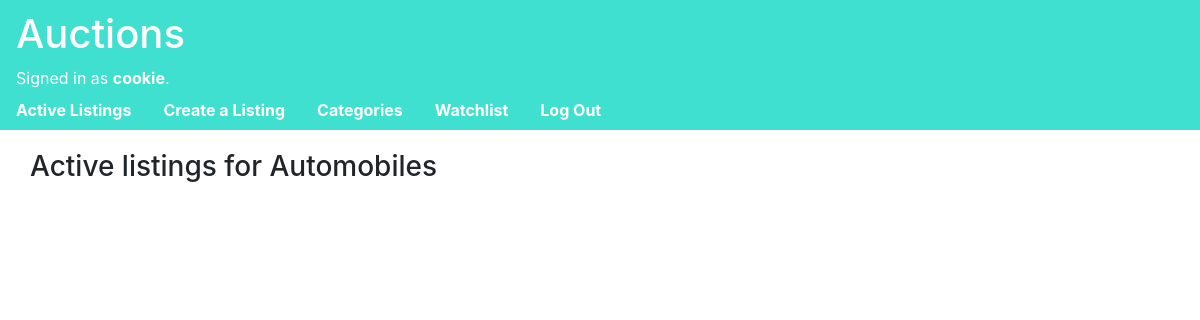
Before: /categorylist/AUTOMOBILES/ (signed in) with the older database file.
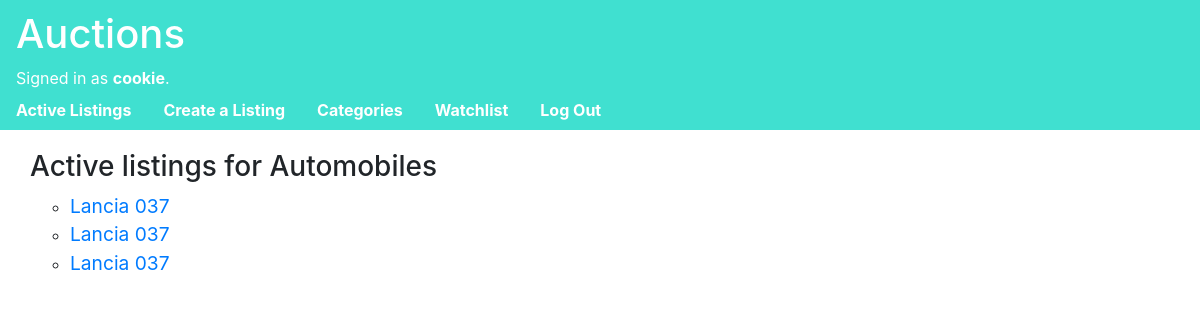
After: the same page with the newer database file.
### auctions/models.py (models this page shows, shortened)
class User(AbstractUser):
    first_name = models.CharField(max_length=64)
    last_name = models.CharField(max_length=64)

class Listing(models.Model):
    user = models.ForeignKey(User, on_delete=models.CASCADE, related_name="listings")
    title = models.CharField(max_length=64)
    description = models.CharField(max_length=1000)
    starting_bid = models.IntegerField()
    current_price = models.IntegerField(default = 0)
    image_url = models.URLField(default="No image provided")
    state = [("A", "Active"), ("D", "Deactive")]
    status = models.CharField(max_length=8, choices=state, default="A")
    CATEGORY_CHOICES = [
        ("ANTIQUES", "Antiques"),
        ("AUTOMOBILES", "Automobiles"),
        ("BOOKS", "Books/Textbooks",),
        ("ELECTRONICS", "Electronics",),
        ('FASHION', "Fashion",),
        ("TOYS", "Toys",),
        ("HOME", "Home/Kitchen",),
        ]
    category = models.CharField(
        max_length=64,
        choices=CATEGORY_CHOICES,
        default="Not Provided"
        )

### auctions/views.py (the view)
# urls.py: path("categorylist/<str:category>/", views.catlist, name="catlist")
@login_required(redirect_field_name=None, login_url="/login")
def catlist(request, category):
    listings = list(Listing.objects.filter(category=category).filter(status="A"))
    return render(request, "auctions/catlist.html", {
        "listings": listings, "category": category.capitalize()
    })

### auctions/templates/auctions/catlist.html (shortened to what this page needs)
{% extends "auctions/layout.html" %}
{% block body %}
    <div class="active-listings">
        <h3>Active listings for {{ category }}</h3>
        <ul class="cats">
            {% for c in listings %}
                <li><a class="category-items" href="{% url 'listing' c.id %}">{{ c.title }}</a></li>
            {% endfor %}
        </ul>
    </div>
{% endblock %}

### auctions/templates/auctions/layout.html (shortened to what this page needs)
{% load static %}
<!DOCTYPE html>
<html lang="en">
    <head>
        <link rel="stylesheet" href="https://stackpath.bootstrapcdn.com/bootstrap/4.4.1/css/bootstrap.min.css">
        <link href="{% static 'auctions/styles.css' %}" rel="stylesheet">
    </head>
    <body>
        <div id="head-layout">
            <div id="user-status">
                <h1>Auctions</h1>
                <div>
                    {% if user.is_authenticated %}
                        Signed in as <strong>{{ user.username }}</strong>.
                    {% else %}
                        Not signed in.
                    {% endif %}
                </div>
            </div>
            <ul class="nav">
                <li class="nav-item">
                    <a class="nav-link" href="{% url 'index' %}">Active Listings</a>
                </li>
                {% if user.is_authenticated %}
                    <li class="nav-item">
                        <a class="nav-link" href="{% url 'addlisting' %}">Create a Listing</a>
                    </li>
                    <li class="nav-item">
                        <a class="nav-link" href="{% url 'categories' %}">Categories</a>
                    </li>
                    <li class="nav-item">
                        <a class="nav-link" href="{% url 'watchlist' %}">Watchlist</a>
                    </li>
                    <li class="nav-item">
                        <a class="nav-link" href="{% url 'logout' %}">Log Out</a>
                    </li>
                {% endif %}
            </ul>
        </div>
        {% block body %}
        {% endblock %}
    </body>
</html>

### auctions/static/auctions/styles.css (style rules this page uses)
#head-layout { background-color: turquoise; color: white; }
.nav-link { color: white; font-weight: bold; }
#user-status { padding-left: 16px; padding-top: 10px; }
.active-listings { margin: 20px 30px; }
ul.cats { list-style-type: circle; }
.category-items { font-size: larger; }

Changed rows visible on the page:
added Listing: title "Lancia 037"
added Listing: title "Lancia 037"
added Listing: title "Lancia 037"
